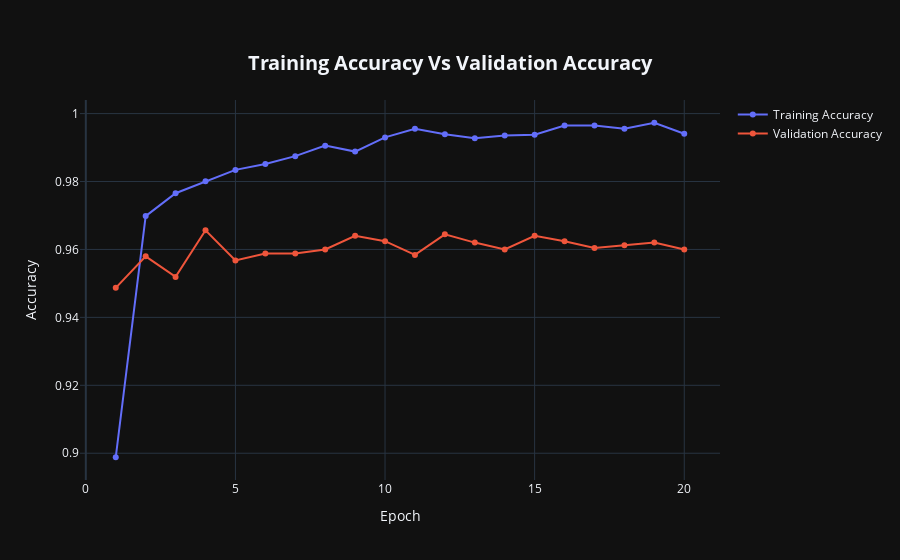

The notebook cell this image was saved under:
### Code cell
fig = go.Figure()

fig.add_trace(go.Scatter(x = acc_loss_df['Epoch'],
                         y = acc_loss_df['Train Accuracy'],
                         mode='lines+markers',
                         name='Training Accuracy'))

fig.add_trace(go.Scatter(x = acc_loss_df['Epoch'],
                         y = acc_loss_df['Validation Accuracy'],
                         mode='lines+markers',
                         name = 'Validation Accuracy'))

fig.update_layout(title = {'text': "<b>Training Accuracy Vs Validation Accuracy</b>\n",
                           'xanchor': 'center',
                           'yanchor': 'top',
                           'y':0.9,'x':0.5,},
                  xaxis_title="Epoch",
                  yaxis_title = "Accuracy",
                  title_font = dict(size = 20))

fig.layout.template = 'plotly_dark'

fig.show()

### Figure 1 — Plotly figure (JSON) as saved in the notebook; plotly's stock layout.template omitted (floating-point values rounded to 4 significant figures)
{"data": [{"mode": "lines+markers", "name": "Training Accuracy", "type": "scatter", "x": [1, 2, 3, 4, 5, 6, 7, 8, 9, 10, 11, 12, 13, 14, 15, 16, 17, 18, 19, 20], "y": [0.8988, 0.9698, 0.9766, 0.9801, 0.9834, 0.9852, 0.9875, 0.9906, 0.9888, 0.993, 0.9956, 0.9939, 0.9927, 0.9935, 0.9938, 0.9965, 0.9965, 0.9956, 0.9973, 0.9941]}, {"mode": "lines+markers", "name": "Validation Accuracy", "type": "scatter", "x": [1, 2, 3, 4, 5, 6, 7, 8, 9, 10, 11, 12, 13, 14, 15, 16, 17, 18, 19, 20], "y": [0.9487, 0.958, 0.9519, 0.9657, 0.9568, 0.9588, 0.9588, 0.96, 0.964, 0.9624, 0.9584, 0.9644, 0.962, 0.96, 0.964, 0.9624, 0.9604, 0.9612, 0.962, 0.96]}], "layout": {"title": {"font": {"size": 20}, "text": "<b>Training Accuracy Vs Validation Accuracy</b>\n", "x": 0.5, "xanchor": "center", "y": 0.9, "yanchor": "top"}, "xaxis": {"title": {"text": "Epoch"}}, "yaxis": {"title": {"text": "Accuracy"}}}}
